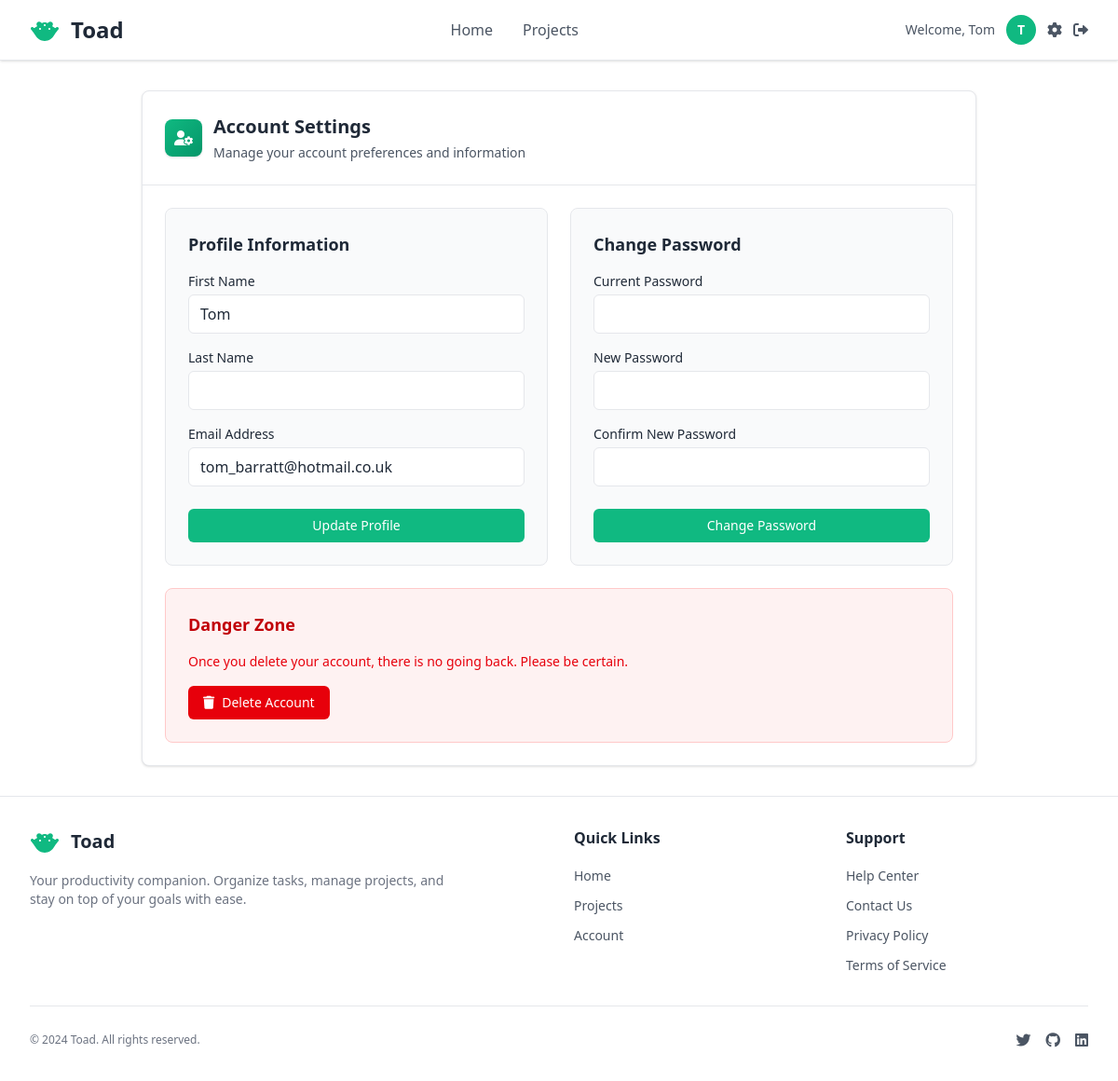
The app's page /accounts/settings/ (signed in) with its own data.
### accounts/models.py (models this page shows, shortened)
class User(AbstractUser):
    username = None  # Remove username field
    email = models.EmailField(unique=True, help_text='Required. Enter a valid email address.')
    first_name = models.CharField(max_length=30, help_text='Required. Enter your first name.')
    USERNAME_FIELD = 'email'
    REQUIRED_FIELDS = ['first_name']  # Fields required when creating superuser (email is already included)
    objects = CustomUserManager()
    def get_short_name(self):
        return self.first_name

### accounts/views.py (the view, shortened to what this page needs)
# urls.py: path('settings/', account_settings_view, name='account_settings'),
@login_required
def account_settings_view(request):
    return render(request, 'accounts/account_settings.html')

### accounts/templates/accounts/account_settings.html (shortened to what this page needs)
{% extends "pages/layout.html" %}
{% load static %}
{% block content %}
<div class="max-w-4xl mx-auto">
    <div class="bg-[var(--container-bg)] rounded-lg shadow-sm border border-[var(--border-color)] overflow-hidden">
        <div class="p-6 border-b border-[var(--border-color)]">
            <div class="flex items-center space-x-3">
                <div class="flex items-center justify-center w-10 h-10 bg-gradient-to-br from-[var(--primary-action-bg)] to-[var(--primary-action-hover-bg)] rounded-lg shadow-sm">
                    <i class="fas fa-user-cog text-white"></i>
                </div>
                <div>
                    <h1 class="text-xl font-semibold text-[var(--title-text)]">Account Settings</h1>
                    <p class="text-sm text-[var(--text-secondary)] mt-1">Manage your account preferences and information</p>
                </div>
            </div>
        </div>
        <div class="p-6">
            <div class="grid grid-cols-1 md:grid-cols-2 gap-6">
                <div class="bg-[var(--grid-header-bg)] border border-[var(--border-color)] rounded-lg p-6">
                    <h2 class="text-lg font-semibold text-[var(--title-text)] mb-4">Profile Information</h2>
                    <form method="post" action="{% url 'accounts:account_settings' %}">
                        <div class="space-y-4">
                            <div>
                                <label for="id_first_name" class="block text-sm font-medium text-[var(--text-primary)] mb-1">First Name</label>
                                <input type="text" name="first_name" id="id_first_name" value="{{ user.first_name }}"
                                       class="w-full px-3 py-2 bg-[var(--container-bg)] border border-[var(--border-color)] rounded-md text-[var(--text-primary)] focus:outline-none focus:ring-2 focus:ring-[var(--primary-action-bg)] focus:border-transparent">
                            </div>
                            <div>
                                <label for="id_last_name" class="block text-sm font-medium text-[var(--text-primary)] mb-1">Last Name</label>
                                <input type="text" name="last_name" id="id_last_name" value="{{ user.last_name }}"
                                       class="w-full px-3 py-2 bg-[var(--container-bg)] border border-[var(--border-color)] rounded-md text-[var(--text-primary)] focus:outline-none focus:ring-2 focus:ring-[var(--primary-action-bg)] focus:border-transparent">
                            </div>
                            <div>
                                <label for="id_email" class="block text-sm font-medium text-[var(--text-primary)] mb-1">Email Address</label>
                                <input type="email" name="email" id="id_email" value="{{ user.email }}"
                                       class="w-full px-3 py-2 bg-[var(--container-bg)] border border-[var(--border-color)] rounded-md text-[var(--text-primary)] focus:outline-none focus:ring-2 focus:ring-[var(--primary-action-bg)] focus:border-transparent">
                            </div>
                            <div class="pt-2">
                                <button type="submit"
                                        class="w-full bg-[var(--primary-action-bg)] hover:bg-[var(--primary-action-hover-bg)] text-[var(--primary-action-text)] px-4 py-2 rounded-md text-sm font-medium transition-colors">
                                    Update Profile
                                </button>
                            </div>
                        </div>
                    </form>
                </div>
                <div class="bg-[var(--grid-header-bg)] border border-[var(--border-color)] rounded-lg p-6">
                    <h2 class="text-lg font-semibold text-[var(--title-text)] mb-4">Change Password</h2>
                    <form method="post" action="{% url 'accounts:change_password' %}">
                        <div class="space-y-4">
                            <div>
                                <label for="id_old_password" class="block text-sm font-medium text-[var(--text-primary)] mb-1">Current Password</label>
                                <input type="password" name="old_password" id="id_old_password" required
                                       class="w-full px-3 py-2 bg-[var(--container-bg)] border border-[var(--border-color)] rounded-md text-[var(--text-primary)] focus:outline-none focus:ring-2 focus:ring-[var(--primary-action-bg)] focus:border-transparent">
                            </div>
                            <div>
                                <label for="id_new_password1" class="block text-sm font-medium text-[var(--text-primary)] mb-1">New Password</label>
                                <input type="password" name="new_password1" id="id_new_password1" required
                                       class="w-full px-3 py-2 bg-[var(--container-bg)] border border-[var(--border-color)] rounded-md text-[var(--text-primary)] focus:outline-none focus:ring-2 focus:ring-[var(--primary-action-bg)] focus:border-transparent">
                            </div>
                            <div>
                                <label for="id_new_password2" class="block text-sm font-medium text-[var(--text-primary)] mb-1">Confirm New Password</label>
                                <input type="password" name="new_password2" id="id_new_password2" required
                                       class="w-full px-3 py-2 bg-[var(--container-bg)] border border-[var(--border-color)] rounded-md text-[var(--text-primary)] focus:outline-none focus:ring-2 focus:ring-[var(--primary-action-bg)] focus:border-transparent">
                            </div>
                            <div class="pt-2">
                                <button type="submit"
                                        class="w-full bg-[var(--primary-action-bg)] hover:bg-[var(--primary-action-hover-bg)] text-[var(--primary-action-text)] px-4 py-2 rounded-md text-sm font-medium transition-colors">
                                    Change Password
                                </button>
                            </div>
                        </div>
                    </form>
                </div>
            </div>
            <div class="mt-6 bg-red-50 border border-red-200 rounded-lg p-6">
                <h2 class="text-lg font-semibold text-red-700 mb-4">Danger Zone</h2>
                <p class="text-sm text-red-600 mb-4">Once you delete your account, there is no going back. Please be certain.</p>
                <a href="{% url 'accounts:delete_account' %}"
                   class="inline-flex items-center px-4 py-2 bg-red-600 hover:bg-red-700 text-white rounded-md text-sm font-medium transition-colors">
                    <i class="fas fa-trash mr-2"></i>Delete Account
                </a>
            </div>
        </div>
    </div>
</div>
{% endblock %}

### pages/templates/pages/layout.html (shortened to what this page needs)
<!DOCTYPE html>
{% load static %}
<html lang="en">
<head>
    <link href="https://cdnjs.cloudflare.com/ajax/libs/font-awesome/6.0.0/css/all.min.css" rel="stylesheet">
    <link rel="stylesheet" href="{% static 'css/master.css' %}">
</head>
<body class="bg-[var(--main-bg)] min-h-screen flex flex-col">
    <nav class="bg-[var(--container-bg)] shadow-sm border-b border-[var(--border-color)]">
        <div class="w-full px-4 sm:px-6 lg:px-8">
            <div class="flex justify-between items-center h-16">
                <div class="flex items-center space-x-3">
                    <h1 class="text-2xl font-bold text-[var(--title-text)]">Toad</h1>
                </div>
                <div class="hidden md:flex items-center space-x-8">
                    <a href="{% url 'pages:home' %}" class="text-[var(--text-secondary)] hover:text-[var(--title-text)] transition-colors duration-200 font-medium">
                        Home
                    </a>
                    {% if user.is_authenticated %}
                    <a href="{% url 'pages:project_list' %}" class="text-[var(--text-secondary)] hover:text-[var(--title-text)] transition-colors duration-200 font-medium">
                        Projects
                    </a>
                    {% endif %}
                </div>
                <div class="flex items-center space-x-4">
                    {% if user.is_authenticated %}
                        <div class="flex items-center space-x-3">
                            <span class="text-[var(--text-secondary)] text-sm">Welcome, {{ user.get_short_name }}</span>
                            <div class="w-8 h-8 bg-[var(--primary-action-bg)] rounded-full flex items-center justify-center">
                                <span class="text-[var(--primary-action-text)] text-sm font-semibold">
                                    {{ user.first_name|first|upper }}
                                </span>
                            </div>
                            <a href="{% url 'accounts:account_settings' %}" class="text-[var(--text-secondary)] hover:text-[var(--title-text)] transition-colors duration-200">
                                <i class="fas fa-cog"></i>
                            </a>
                            <a href="{% url 'accounts:logout' %}" class="text-[var(--text-secondary)] hover:text-[var(--title-text)] transition-colors duration-200">
                                <i class="fas fa-sign-out-alt"></i>
                            </a>
                        </div>
                    {% else %}
                        <a href="{% url 'accounts:login' %}" class="bg-[var(--primary-action-bg)] hover:bg-[var(--primary-action-hover-bg)] text-[var(--primary-action-text)] px-4 py-2 rounded-md text-sm font-medium transition-colors duration-200">
                            Sign In
                        </a>
                    {% endif %}
                </div>
            </div>
        </div>
    </nav>
    <main class="flex-1">
        <div id="app" class="min-h-full p-4 sm:p-6 md:p-8">
            <div class="max-w-full mx-auto">
                {% block content %}
                {% endblock %}
            </div>
        </div>
    </main>
    <footer class="bg-[var(--container-bg)] border-t border-[var(--border-color)] mt-auto">
        <div class="max-w-7xl mx-auto px-4 sm:px-6 lg:px-8 py-8">
            <div class="grid grid-cols-1 md:grid-cols-4 gap-8">
                <div class="col-span-1 md:col-span-2">
                    <div class="flex items-center space-x-3 mb-4">
                        <h2 class="text-xl font-bold text-[var(--title-text)]">Toad</h2>
                    </div>
                    <p class="text-[var(--subtitle-text)] text-sm max-w-md">
                        Your productivity companion. Organize tasks, manage projects, and stay on top of your goals with ease.
                    </p>
                </div>
                <div>
                    <h3 class="text-[var(--title-text)] font-semibold mb-4">Quick Links</h3>
                    <ul class="space-y-2">
                        <li><a href="{% url 'pages:home' %}" class="text-[var(--text-secondary)] hover:text-[var(--primary-action-bg)] transition-colors duration-200 text-sm">Home</a></li>
                        {% if user.is_authenticated %}
                        <li><a href="{% url 'pages:project_list' %}" class="text-[var(--text-secondary)] hover:text-[var(--primary-action-bg)] transition-colors duration-200 text-sm">Projects</a></li>
                        {% endif %}
                        <li><a href="{% url 'accounts:login' %}" class="text-[var(--text-secondary)] hover:text-[var(--primary-action-bg)] transition-colors duration-200 text-sm">{% if user.is_authenticated %}Account{% else %}Sign In{% endif %}</a></li>
                    </ul>
                </div>
                <div>
                    <h3 class="text-[var(--title-text)] font-semibold mb-4">Support</h3>
                    <ul class="space-y-2">
                        <li><a href="#" class="text-[var(--text-secondary)] hover:text-[var(--primary-action-bg)] transition-colors duration-200 text-sm">Help Center</a></li>
                        <li><a href="#" class="text-[var(--text-secondary)] hover:text-[var(--primary-action-bg)] transition-colors duration-200 text-sm">Contact Us</a></li>
                        <li><a href="#" class="text-[var(--text-secondary)] hover:text-[var(--primary-action-bg)] transition-colors duration-200 text-sm">Privacy Policy</a></li>
                        <li><a href="#" class="text-[var(--text-secondary)] hover:text-[var(--primary-action-bg)] transition-colors duration-200 text-sm">Terms of Service</a></li>
                    </ul>
                </div>
            </div>
            <div class="border-t border-[var(--border-color)] mt-8 pt-6 flex flex-col sm:flex-row justify-between items-center">
                <p class="text-[var(--subtitle-text)] text-xs">
                    &copy; 2024 Toad. All rights reserved.
                </p>
                <div class="flex items-center space-x-4 mt-4 sm:mt-0">
                    <a href="#" class="text-[var(--text-secondary)] hover:text-[var(--primary-action-bg)] transition-colors duration-200">
                        <i class="fab fa-twitter"></i>
                    </a>
                    <a href="#" class="text-[var(--text-secondary)] hover:text-[var(--primary-action-bg)] transition-colors duration-200">
                        <i class="fab fa-github"></i>
                    </a>
                    <a href="#" class="text-[var(--text-secondary)] hover:text-[var(--primary-action-bg)] transition-colors duration-200">
                        <i class="fab fa-linkedin"></i>
                    </a>
                </div>
            </div>
        </div>
    </footer>
</body>
</html>

### records on screen
User: get_short_name "Tom", first_name|first "T", first_name "Tom", email "tom_barratt@hotmail.co.uk"
